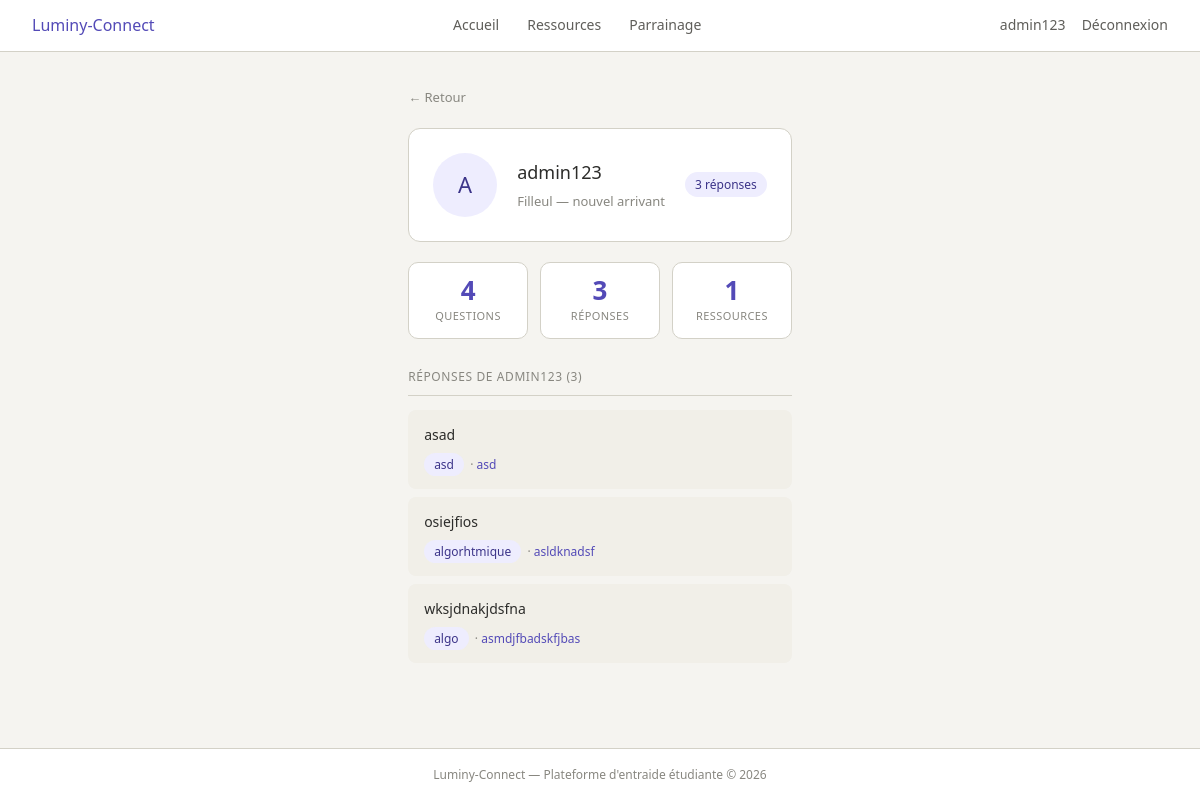
The page /utilisateur/1 (signed in) on the database as committed earlier.
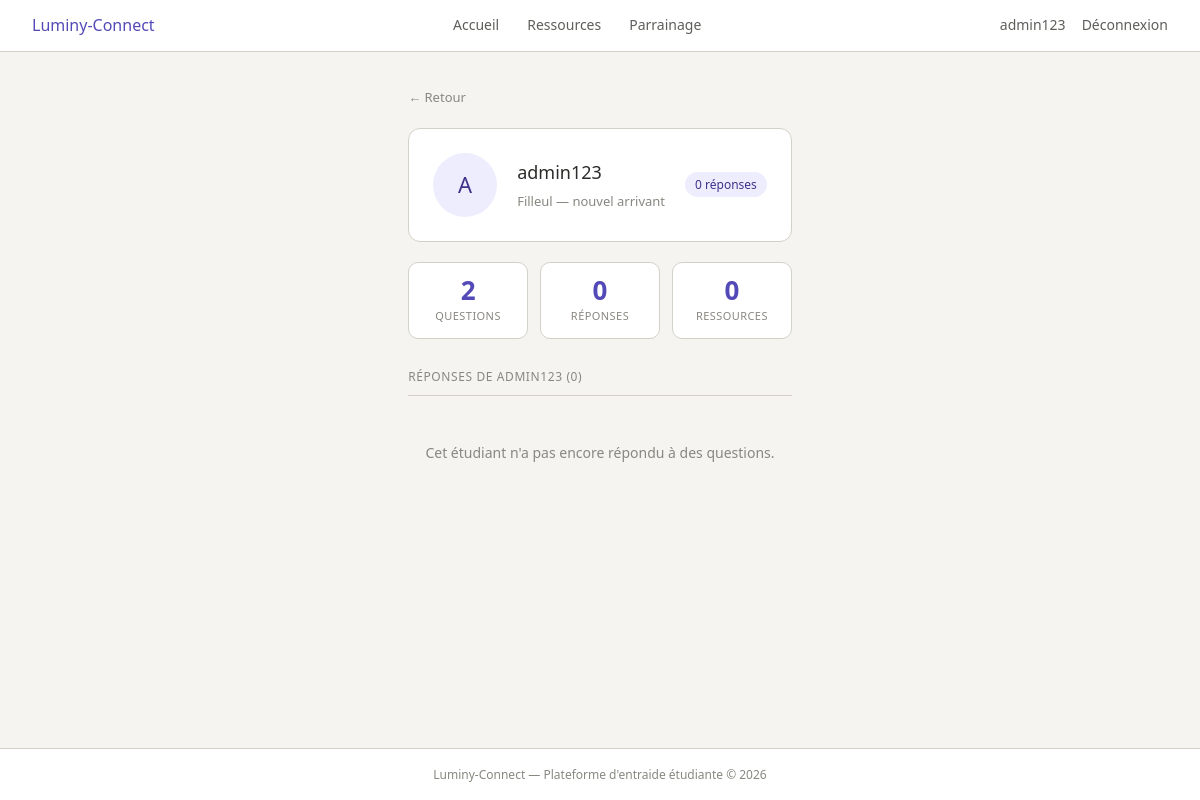
The same page on the database as committed later.
### tables this page shows
CREATE TABLE utilisateur (
            id INTEGER PRIMARY KEY AUTOINCREMENT,
            nom_utilisateur TEXT UNIQUE NOT NULL,
            mot_de_passe TEXT NOT NULL,
            est_parrain INTEGER NOT NULL
        );

CREATE TABLE reponse (
            id INTEGER PRIMARY KEY AUTOINCREMENT,
            demande_id INTEGER NOT NULL,
            auteur_id INTEGER NOT NULL,
            message TEXT NOT NULL,
            FOREIGN KEY (demande_id) REFERENCES demande_aide(id),
            FOREIGN KEY (auteur_id) REFERENCES utilisateur(id)
        );

CREATE TABLE demande_aide (
            id INTEGER PRIMARY KEY AUTOINCREMENT,
            auteur_id INTEGER NOT NULL,
            matiere TEXT NOT NULL,
            description TEXT NOT NULL,
            statut TEXT DEFAULT 'ouverte',
            FOREIGN KEY (auteur_id) REFERENCES utilisateur(id)
        );

### app.py (the view)
@app.route('/utilisateur/<int:user_id>')
@login_required
def profil_public(user_id):
    user     = get_utilisateur(user_id)
    if not user:
        return redirect(url_for('accueil'))
    stats    = get_stats_utilisateur(user_id)
    reponses = get_reponses_de(user_id)
    return render_template('profil_public.html', user=user, stats=stats, reponses=reponses)

### data_model.py (called while the page is built)
def login_required(f):
    @wraps(f)
    def decorated_function(*args, **kwargs):
        if "user_id" not in session:
            return redirect(url_for('connexion'))
        return f(*args, **kwargs)
    return decorated_function

def db_fetch(query, args=(), fetch_all=False, db_name=DBFILENAME):
    with sqlite3.connect(db_name) as conn:
        conn.row_factory = sqlite3.Row
        cur = conn.execute(query, args)
        if fetch_all:
            res = cur.fetchall()
            return [dict(e) for e in res] if res else []
        else:
            res = cur.fetchone()
            return dict(res) if res else None

def get_reponses_de(user_id):
    query = """
        SELECT reponse.id, reponse.message,
               demande_aide.id        AS demande_id,
               demande_aide.matiere,
               demande_aide.description AS question
        FROM reponse
        JOIN demande_aide ON reponse.demande_id = demande_aide.id
        WHERE reponse.auteur_id = ?
        ORDER BY reponse.id DESC
    """
    return db_fetch(query, (user_id,), fetch_all=True)

def get_utilisateur(user_id):
    query = "SELECT id, nom_utilisateur, est_parrain FROM utilisateur WHERE id = ?"
    return db_fetch(query, (user_id,))

def get_stats_utilisateur(user_id):
    demandes   = db_fetch("SELECT COUNT(*) AS c FROM demande_aide WHERE auteur_id = ?", (user_id,))
    reponses   = db_fetch("SELECT COUNT(*) AS c FROM reponse      WHERE auteur_id = ?", (user_id,))
    ressources = db_fetch("SELECT COUNT(*) AS c FROM ressource     WHERE auteur_id = ?", (user_id,))
    return {
        'demandes':   demandes['c']   if demandes   else 0,
        'reponses':   reponses['c']   if reponses   else 0,
        'ressources': ressources['c'] if ressources else 0,
    }

### templates/profil_public.html
{% include 'en_tete.html' %}
<main>
  <a href="javascript:history.back()" class="lien-retour">← Retour</a>
  <div class="carte-profil">
    <div class="avatar lg">{{ user.nom_utilisateur[0]|upper }}</div>
    <div class="profil-info">
      <h2>{{ user.nom_utilisateur }}</h2>
      <p class="role">
        {% if user.est_parrain %}Parrain — étudiant expérimenté{% else %}Filleul — nouvel arrivant{% endif %}
      </p>
    </div>
    <span class="score" style="margin-left: auto;">
      {{ stats.reponses }} réponse{% if stats.reponses != 1 %}s{% endif %}
    </span>
  </div>
  <div class="stats-row">
    <div class="stat-box">
      <div class="val">{{ stats.demandes }}</div>
      <div class="label">Questions</div>
    </div>
    <div class="stat-box">
      <div class="val">{{ stats.reponses }}</div>
      <div class="label">Réponses</div>
    </div>
    <div class="stat-box">
      <div class="val">{{ stats.ressources }}</div>
      <div class="label">Ressources</div>
    </div>
  </div>
  <div class="divider">
    Réponses de {{ user.nom_utilisateur }} ({{ reponses|length }})
  </div>
  {% for r in reponses %}
  <div class="carte-reponse">
    <p>{{ r.message }}</p>
    <small>
      <span class="matiere">{{ r.matiere }}</span>
      &nbsp;·
      <a href="/demande/{{ r.demande_id }}">{{ r.question | truncate(60) }}</a>
    </small>
  </div>
  {% else %}
  <p class="vide">Cet étudiant n'a pas encore répondu à des questions.</p>
  {% endfor %}
</main>
{% include 'pied_de_page.html' %}

### templates/en_tete.html (shortened to what this page needs)
<!DOCTYPE html>
<html lang="fr">
<head>
  <link rel="stylesheet" href="{{ url_for('static', filename='style.css') }}">
</head>
<body>
<nav>
  <a href="/" class="brand">Luminy-Connect</a>
  {% if session.get('user_id') %}
    <a href="/">Accueil</a>
    <a href="/ressources">Ressources</a>
    <a href="/mon-parrainage">Parrainage</a>
    <span class="nav-user">
      <a href="/profil">{{ session.get('nom') }}</a>
      <a href="/deconnexion">Déconnexion</a>
    </span>
  {% else %}
    <span class="nav-user"><a href="/connexion">Connexion</a></span>
  {% endif %}
</nav>

### templates/pied_de_page.html
<footer>
  Luminy-Connect — Plateforme d'entraide étudiante &copy; 2026
</footer>
</body>
</html>

### static/style.css (style rules this page uses)
:root { --violet: #534AB7; --violet-clair: #EEEDFE; --violet-texte: #3C3489; --teal: #0F6E56; --teal-clair: #E1F5EE; --gris-bg: #f5f4f0; --gris-carte: #F1EFE8; --gris-bord: #d3d1c7; --gris-texte: #5F5E5A; --gris-doux: #888780; --noir: #2C2C2A; --blanc: #ffffff; --rouge-clair: #FCEBEB; --rouge: #A32D2D; --vert-clair: #EAF3DE; --vert: #3B6D11; }
*, *::before, *::after { box-sizing: border-box; margin: 0; padding: 0; }
body { font-family: system-ui, sans-serif; font-size: 15px; line-height: 1.6; color: var(--noir); background: var(--gris-bg); min-height: 100vh; display: flex; flex-direction: column; }
a { color: var(--violet); text-decoration: none; }
h2 { font-size: 18px; font-weight: 500; margin-bottom: 0.75rem; }
nav { background: var(--blanc); border-bottom: 0.5px solid var(--gris-bord); padding: 0 32px; height: 52px; display: flex; align-items: center; gap: 28px; position: sticky; top: 0; z-index: 10; }
nav .brand { font-weight: 500; font-size: 16px; color: var(--violet); margin-right: auto; text-decoration: none; }
nav a { font-size: 14px; color: var(--gris-texte); text-decoration: none; }
nav .nav-user { font-size: 13px; color: var(--gris-doux); margin-left: auto; display: flex; align-items: center; gap: 16px; }
main { max-width: 900px; margin: 0 auto; padding: 32px 24px; flex: 1; }
.divider { font-size: 12px; color: var(--gris-doux); text-transform: uppercase; letter-spacing: 0.05em; margin: 28px 0 14px; padding-bottom: 8px; border-bottom: 0.5px solid var(--gris-bord); }
.avatar { width: 48px; height: 48px; border-radius: 50%; background: var(--violet-clair); color: var(--violet-texte); font-size: 16px; font-weight: 500; display: flex; align-items: center; justify-content: center; flex-shrink: 0; text-transform: uppercase; }
.avatar.lg { width: 64px; height: 64px; font-size: 22px; }
.carte-profil { background: var(--blanc); border: 0.5px solid var(--gris-bord); border-radius: 12px; padding: 24px; margin-bottom: 20px; display: flex; align-items: center; gap: 20px; }
.carte-profil .profil-info h2 { margin-bottom: 4px; }
.carte-profil .profil-info .role { font-size: 13px; color: var(--gris-doux); }
.stats-row { display: flex; gap: 12px; margin-bottom: 20px; }
.stat-box { flex: 1; background: var(--blanc); border: 0.5px solid var(--gris-bord); border-radius: 10px; padding: 14px 12px; text-align: center; }
.stat-box .val { font-size: 26px; font-weight: 600; color: var(--violet); line-height: 1; }
.stat-box .label { font-size: 11px; color: var(--gris-doux); margin-top: 4px; text-transform: uppercase; letter-spacing: 0.04em; }
.score { font-size: 12px; font-weight: 500; padding: 3px 10px; border-radius: 20px; background: var(--violet-clair); color: var(--violet-texte); }
.lien-retour { font-size: 13px; color: var(--gris-doux); display: inline-block; margin-bottom: 20px; }
.vide { font-size: 14px; color: var(--gris-doux); text-align: center; padding: 32px 0; }
footer { border-top: 0.5px solid var(--gris-bord); padding: 16px 32px; font-size: 12px; color: var(--gris-doux); text-align: center; background: var(--blanc); }

Rows that differ between the two databases and show on the page:
removed reponse: message "asad", matiere "asd", question "asd"
removed reponse: message "osiejfios", matiere "algorhtmique", question "asldknadsf"
removed reponse: message "wksjdnakjdsfna", matiere "algo", question "asmdjfbadskfjbas"
Other text that changed with them:
{{ stats.reponses }}: "3" → "0"
{{ stats.demandes }}: "4" → "2"
{{ stats.ressources }}: "1" → "0"
{{ reponses|length }}: "3" → "0"
text now shown: "Cet étudiant n'a pas encore répondu à des questions."
